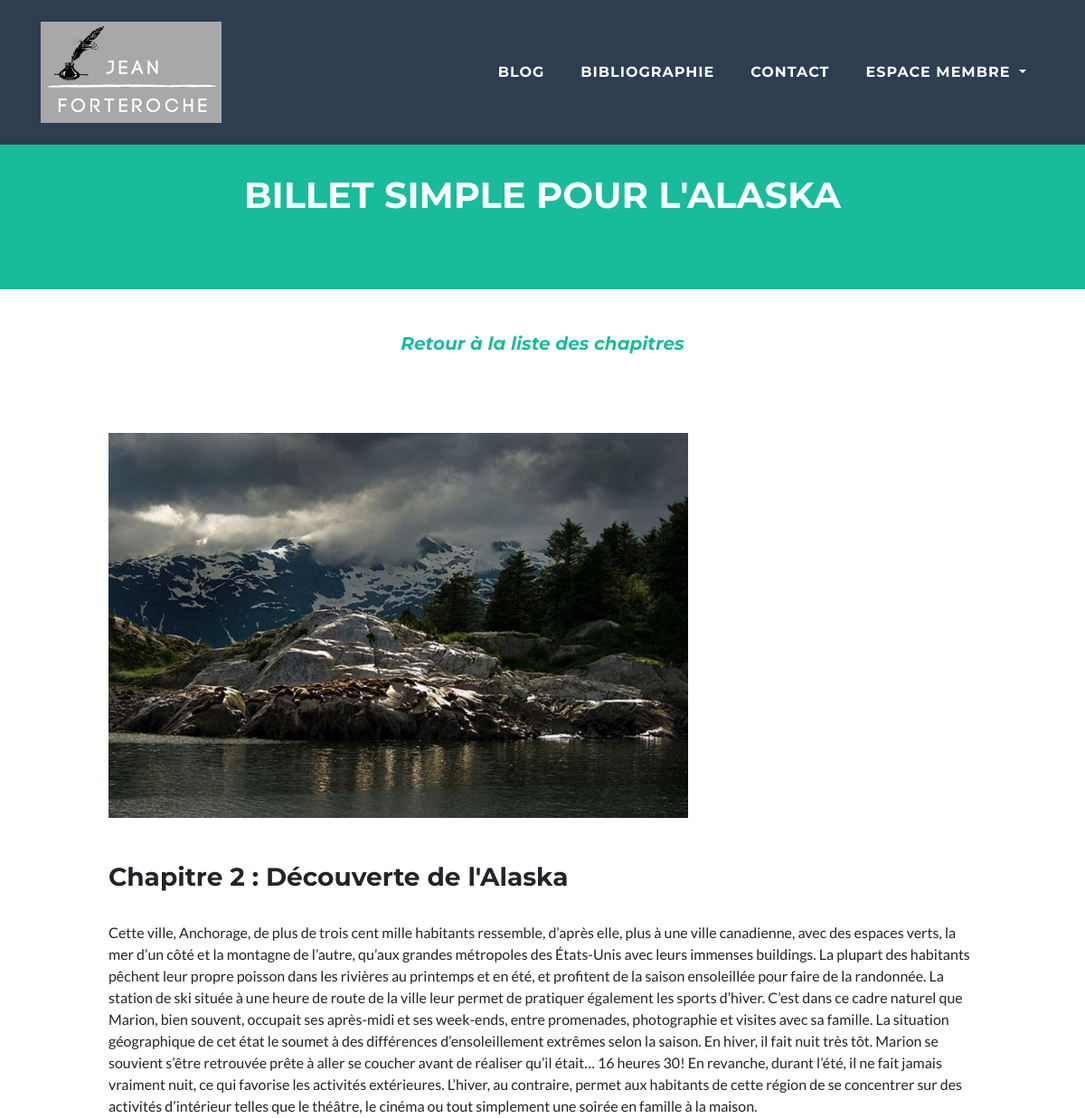
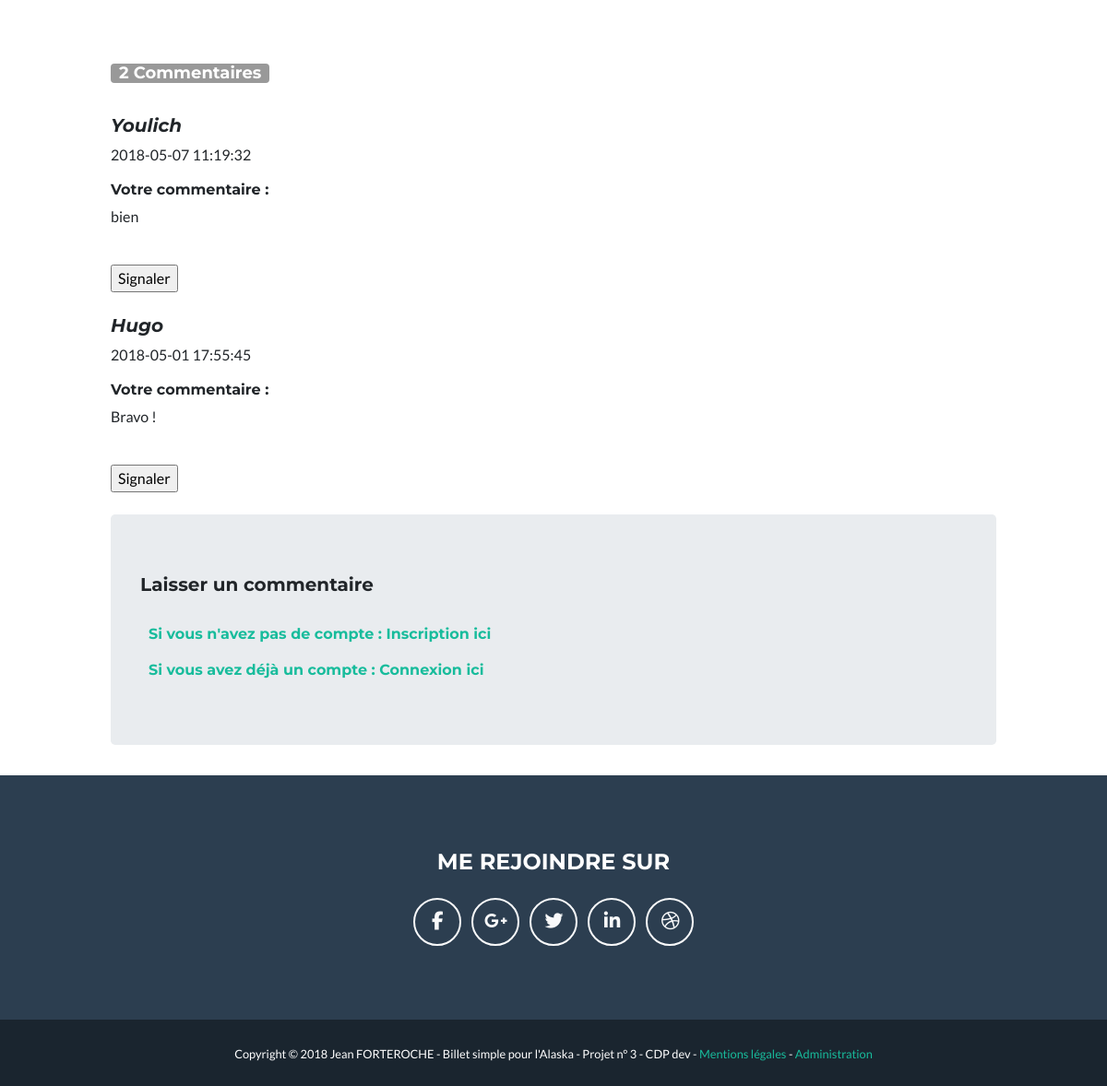
Screenshot of /index.php?action=chapter&id=2 with the database file from the repository (2 pictures, top to bottom).
### tables this page shows
CREATE TABLE IF NOT EXISTS `images` (
  `id` int(11) NOT NULL AUTO_INCREMENT,
  `name` varchar(255) NOT NULL,
  `fileUrl` varchar(255) NOT NULL,
  `chapterId` int(11) DEFAULT NULL,
  PRIMARY KEY (`id`)
);

CREATE TABLE IF NOT EXISTS `chapters` (
  `id` int(11) NOT NULL AUTO_INCREMENT,
  `chapterDate` date DEFAULT NULL,
  `title` varchar(255) DEFAULT NULL,
  `content` text,
  `resum` text,
  `nbcomms` int(11) DEFAULT NULL,
  `bookId` int(11) DEFAULT NULL,
  `imageId` int(11) DEFAULT NULL,
  PRIMARY KEY (`id`)
);

CREATE TABLE IF NOT EXISTS `comments` (
  `id` int(11) NOT NULL AUTO_INCREMENT,
  `comment` text NOT NULL,
  `commentDate` datetime NOT NULL,
  `chapterId` int(11) NOT NULL,
  `membreId` int(11) NOT NULL,
  `membrePseudo` varchar(255) NOT NULL,
  `statut` enum('En attente','Valide','Refus','Alerte') NOT NULL,
  PRIMARY KEY (`id`)
);

### index.php (called while the page is built, shortened)
<?php
$routes = \services\Config::getRoutes();
$container = new \services\Container([]);
$router = new \router\Router($container, $routes, $_SERVER['REQUEST_URI']);
$resolve = $router->resolve();
$caller = $resolve['controller'];
$controller = $container->$caller();
$action = $resolve['action'];
call_user_func_array([$controller, $action], $resolve['params']);

### model/ImagesManager.php (called while the page is built, shortened)
<?php
class ImagesManager extends Manager
{
    public function getImage($chapterId)
    {
        $pdo = $this->dbConnect();
        $PDOStatement = $pdo->prepare('SELECT * FROM images WHERE chapterId = ?');
        $PDOStatement->execute(array($chapterId));
        while ($data = $PDOStatement->fetch(\PDO::FETCH_ASSOC)) {
            $image = new Images();
            $image->hydrate($data);
        }
        return $image;
    }
}

### model/ChapterManager.php (called while the page is built, shortened)
<?php
class ChapterManager extends Manager
{
    public function getChapter($chapterId)
    {
        $db = $this->dbConnect();
        $req = $db->prepare('SELECT id, title, resum, bookId, content, imageId,  DATE_FORMAT(chapterDate, \'%d/%m/%Y / %HH%imin\') AS chapterDatefr FROM chapters WHERE id = ?');
        $req->execute(array($chapterId));
        while ($data = $req->fetch()) {
            $chapter = new Chapter();
            $chapter->hydrate($data);
        }
        return $chapter;
    }
}

### entity/Chapter.php (called while the page is built, shortened)
<?php
class Chapter
{
    private $id;
    private $title;
    private $content;
    public function getId()
    {
        return $this->id;
    }
    public function setId($id)
    {
        $this->id = $id;
    }
    public function getTitle()
    {
        return $this->title;
    }
    public function setTitle($title)
    {
        $this->title = $title;
    }
    public function getContent()
    {
        return $this->content;
    }
    public function setContent($content)
    {
        $this->content = $content;
    }
}

### entity/Comment.php (called while the page is built, shortened)
<?php
class Comment
{
    private $comment;
    private $commentDate;
    private $membrePseudo;
    public function getComment ()
    {
        return $this->comment;
    }
    public function setComment ($comment)
    {
        $this->comment = $comment;
    }
    public function getCommentDate()
    {
        return $this->commentDate;
    }
    public function setCommentDate ($commentDate)
    {
        $this->commentDate = $commentDate;
    }
    public function getMembrePseudo()
    {
        return $this->membrePseudo;
    }
    public function setMembrePseudo ($membrePseudo)
    {
        $this->membrePseudo = $membrePseudo;
    }
}

### model/CommentManager.php (called while the page is built, shortened)
<?php
class CommentManager extends Manager
{
    public function getCommentsChapter($chapterId)
    {
        $comments = array();
        $db = $this->dbConnect();
        $req = $db->prepare('SELECT * FROM comments WHERE chapterId = ? ORDER BY commentDate DESC');
        $req->execute(array($chapterId));
        while ($data = $req->fetch()) {
            $comment = new Comment();
            $comment->hydrate($data);
            $comments[] = $comment;
        }
        return $comments;
    }
}

### view/frontend/chapter.php (the view, shortened to what this page needs)
<header class="bg-primary text-white text-center">
            <br><br><br>
            <h1>Billet simple pour l'Alaska</h1>
            <br><br><br>
</header>
<body>
    <br><br>
    <em><h5 class="link text-center"><a href="index.php?action=listchapters">Retour à la liste des chapitres</a></em> </h5>
<div class="contain">
    <div class="post">
        <p>
            <img src="<?php echo $image?>" />
        </p>
        <h3><br>
            <?= $chapter->getTitle() ?>
        </h3><br>
        <p>
            <?= $chapter->getContent() ?>
        </p>
    </div>
    <br><br>
    <h4 id="nbcomments" ><span class="badge"><?= $nbComms ?> Commentaires</span></h4>
    <br/>
<?php foreach ($comments as $comment)
{ ?>
    <div>
        <h5><em><?= htmlspecialchars($comment->getMembrePseudo()) ?></em></h5>
        <?php echo $comment->getCommentDate() ?>
        <br>
        <p><h6>Votre commentaire : </h6><?= htmlspecialchars($comment->getComment()) ?></p>
        <br/>
        <a href="index.php?action=signaled&id=<?php echo $chapter->getId() ?>"><input type="button" value="Signaler"></a>
    </div>
    <br/>
    <?php
} ?>
    <div class="jumbotron">
            <h5>Laisser un commentaire</h5>
            <br>
            <?php if (isset($_SESSION['id'])) {?>
            <form action="index.php?action=addcomment&id=<?= $chapter->getId() ?>" method="post">
                <div>
                    <?php
                    echo $_SESSION['pseudo']; ?>
                </div>
                <div>
                    <label for="comment">Commentaire</label><br />
                    <textarea id="comment" name="comment"></textarea>
                </div>
                <div>
                    <input type="submit" value="Envoyer" />
                </div>
            </form>
    </div>
<?php } else {?>
    <h6><a href="index.php?action=inscription" class="info"> Si vous n'avez pas de compte : Inscription ici </a><br/><br/>
        <a href="index.php?action=loginmembre" class="info"> Si vous avez déjà un compte : Connexion ici</a></br></h6>
<?php }
unset($_SESSION['error']);?>
</div>
</body>

### assets/css/style.css (style rules this page uses)
h1 { text-transform: uppercase; }
.info { padding-left: 1%; color : #18bc9c; }
.post { clear: both; padding-top: 3%; }
.contain { padding-top: 50px; padding-left: 10%; padding-right: 10%; }
.badge { padding: 1px 9px 2px; font-weight: bold; white-space: nowrap; color: #ffffff; background-color: #999999; }
.bg-primary { padding-top: 10%; }

### rows the page displays
images: fileUrl (picture)
chapters: title "Chapitre 2 : Découverte de l'Alaska", content "Cette ville, Anchorage, de plus de trois cent mille habitants ressemble, d’après elle, plus à une ville canadienne, avec des espaces verts, la mer d’un côté et la montagne de l’autre, qu’aux grandes métropoles des États-Unis avec leurs immenses buildings. La plupart des habitants pêchent leur propre poisson dans les rivières au printemps et en été, et profitent de la saison ensoleillée pour faire de la randonnée. La station de ski située à une heure de route de la ville leur permet de pratiquer également les sports d’hiver. C’est dans ce cadre naturel que Marion, bien souvent, occupait ses après-midi et ses week-ends, entre promenades, photographie et visites avec sa famille. La situation…"
comments: membrePseudo "Youlich", commentDate "2018-05-07 11:19:32", comment "bien"
comments: membrePseudo "Hugo", commentDate "2018-05-01 17:55:45", comment "Bravo !"

### other values shown
$nbComms "2"
